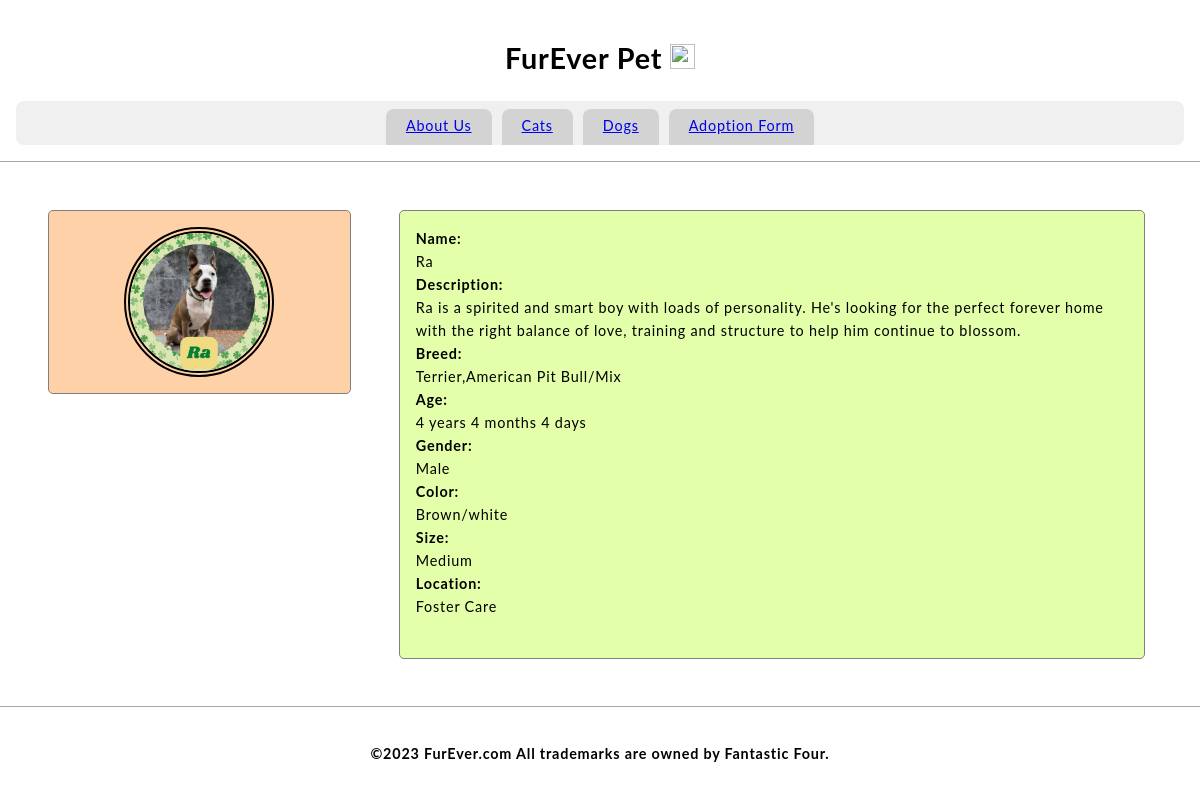
Page /dog_43078721 on the committed database.
### tables this page shows
CREATE TABLE Dog(id int, name varchar(45), description varchar(1000), breed varchar(20), age varchar(50), gender varchar(10),color varchar(10),size varchar(10), location varchar(10), primary key (id));

### Furever.py (the view)
@app.route('/dog_43078721')
def dog_430():
    c.execute("select name from Dog")
    myresult = c.fetchall()
    name =  myresult[2][0]
    c.execute("select description from Dog")
    myresult2 = c.fetchall()
    description =  myresult2[2][0]
    c.execute("select breed from Dog")
    myresult3 = c.fetchall()
    breed = myresult3[2][0]
    c.execute("select age from Dog")
    myresult4 = c.fetchall()
    age = myresult4[2][0]
    c.execute("select gender from Dog")
    myresult5 = c.fetchall()
    gender = myresult5[2][0]
    c.execute("select color from Dog")
    myresult6 = c.fetchall()
    color = myresult6[2][0]
    c.execute("select size from Dog")
    myresult7 = c.fetchall()
    size = myresult7[2][0]
    c.execute("select location from Dog")
    myresult8 = c.fetchall()
    location = myresult8[2][0]
    return render_template('dog_43078721.html',name=name, description=description, breed=breed, age=age, gender=gender, color=color,size=size, location=location)

### prefix.py (called while the page is built)
    def __call__(self, environ, start_response):
        return self.app(environ, start_response)

### templates/dog_43078721.html (shortened to what this page needs)
<!DOCTYPE>
<html>
    <head>
        <link href="static/style.css" type="text/css" rel="stylesheet"/>
    </head>
    <body>
        <header>
            <h1 class="title">FurEver Pet <img src="static/logo.png" width=25px height=25px/></h1>
            <nav>
                <a class="nav-anchor" href="aboutus">About Us</a>
                <a class="nav-anchor" href="cats">Cats</a>
                <a class="nav-anchor" href="dogs">Dogs</a>
                <a class="nav-anchor" href="adoptionform">Adoption Form</a>
            </nav>
        </header>
        <main>
            <aside>
                <div class="aside-div">
                    <img src="43078721.jpg"/ width= 150px height = 150px>
                </div>
            </aside>
            <section>
                <article class="article-div">
                          <b>Name:</b>
                    <br>
                    {{name}}
                    <br>
                    <b>Description:</b>
                    <br>
                    {{description}}
                    <br>
                    <b>Breed:</b>
                    <br>
                    {{breed}}
                    <br>
                    <b>Age:</b>
                    <br>
                    {{age}}
                    <br>
                    <b>Gender:</b>
                    <br>
                    {{gender}}
                    <br>
                    <b>Color:</b>
                    <br>
                    {{color}}
                    <br>
                    <b>Size:</b>
                    <br>
                    {{size}}
                    <br>
                    <b>Location:</b>
                    <br>
                    {{location}}
                    <br>
                    <br>
                </article>
            </section>
        </main>
        <footer>
            <h4 class="title">©2023 FurEver.com All trademarks are owned by Fantastic Four.</h4>
        </footer>
    </body>
</html>

### static/style.css (style rules this page uses)
* { box-sizing: border-box; }
body { height: 100vh; width: 100vw; display: flex; flex-direction: column; font-family: 'Lato', sans-serif; margin: 0; font-size: 0.9rem; line-height: 1.6; letter-spacing: 0.05rem; }
header { justify-content: center; background-color: #C2CADO; padding: 1rem; }
.title { text-align: center; background-color: white; }
nav { background-color: #F0F0F0; display: flex; justify-content: center; border-radius: 0.5rem; padding-top: 0.5rem; }
nav a { cursor:pointer; background-color:lightgray; margin: 0 5px; padding:5px 20px; border-bottom: 0.2rem solid lightgray; border-top-left-radius: 0.5rem; border-top-right-radius: 0.5rem; }
main { padding: 1rem; background-color: white; overflow-y: auto; display: flex; #flex-direction: column; justify-content: center; align-items: start; border-top:solid 1px darkgray; border-bottom:solid 1px darkgray; }
aside { width: 30vw; display: flex; flex-direction: column; justify-content: space-evenly; padding: 1rem; }
.aside-div { background-color: #FFD1A9; min-height: 150px; margin: 1rem; width: 95%; overflow-y: auto; padding:1rem; border-radius:5px; border:1px solid gray; display: flex; justify-content: center; align-items: center; }
.aside-div img { border-radius: 75px; border: 6px double; }
section { width: 70vw; display: flex; flex-direction: column; justify-content: space-evenly; padding: 1rem; }
.article-div { background-color: #E4FFA9; min-height: 150px; margin: 1rem; width: 95%; overflow-y: auto; padding:1rem; border-radius:5px; border:1px solid gray; }
footer { #position: fixed; #bottom: 0; background-color: white; justify-content: center; padding: 1rem; width: 100%; }

### rows in the picture
Dog: name "Ra", description "Ra is a spirited and smart boy with loads of personality. He's looking for the perfect forever home with the right balance of love, training and structure to help him continue to blossom.", breed "Terrier,American Pit Bull/Mix", age "4 years 4 months 4 days", gender "Male", color "Brown/white", size "Medium", location "Foster Care"
